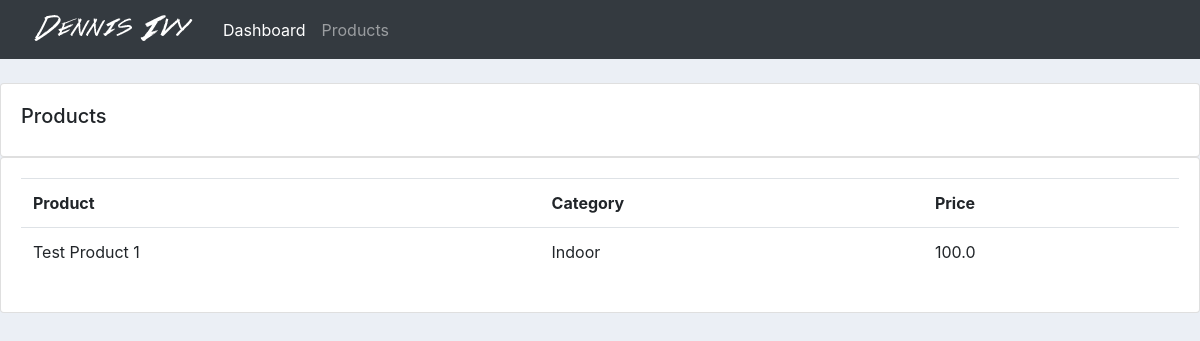
Before: /products/ with the older database file.
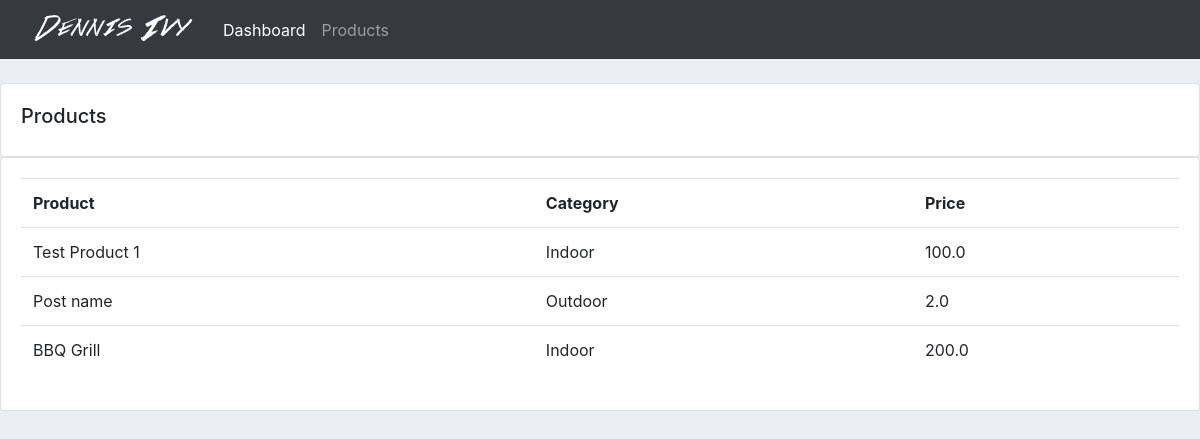
After: the same page with the newer database file.
### accounts/models.py (models this page shows, shortened)
class Product(models.Model):
    CATEGORY = (
        ('Indoor', 'Indoor'),
        ('Outdoor', 'Outdoor')
    )
    name = models.CharField(max_length=20, null=True)
    price = models.FloatField(null=True)
    category = models.CharField(max_length=20, null=True, choices=CATEGORY)
    description = models.CharField(max_length=200, null=True)
    date_created = models.DateTimeField(auto_now_add=True, null=True)
    tags = models.ManyToManyField(Tag)

### accounts/views.py (the view)
# urls.py: path('products/', views.products, name="product"),
def products(request):
    product = Product.objects.all()
    return render(request, 'accounts/products.html', {'product': product})

### accounts/templates/accounts/products.html
{% extends 'accounts/main.html' %}
{% block content %}
    <br>
    <div class="row">
        <div class="col-md">
            <div class="card card-body">
                <h5>Products</h5>
            </div>
            <div class="card card-body">
                <table class="table">
                    <tr>
                        <th>Product</th>
                        <th>Category</th>
                        <th>Price</th>
                    </tr>
                    {% for i in product %}
                        <tr>
                            <td>{{ i.name }}</td>
                            <td>{{ i.category }}</td>
                            <td>{{ i.price }}</td>
                        </tr>
                    {% endfor %}
                </table>
            </div>
        </div>
    </div>
{% endblock %}

Changed rows visible on the page:
added Product: name "Post name", category "Outdoor", price "2.0"
added Product: name "BBQ Grill", category "Indoor", price "200.0"
